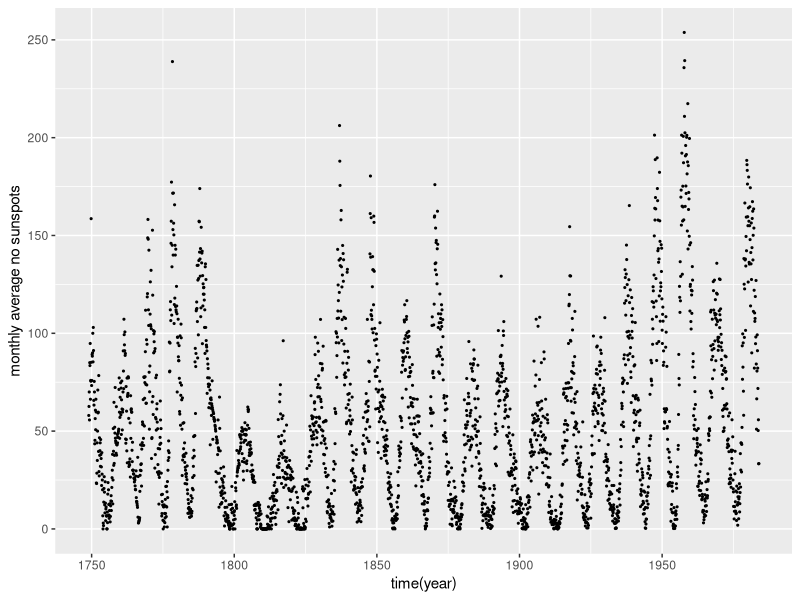
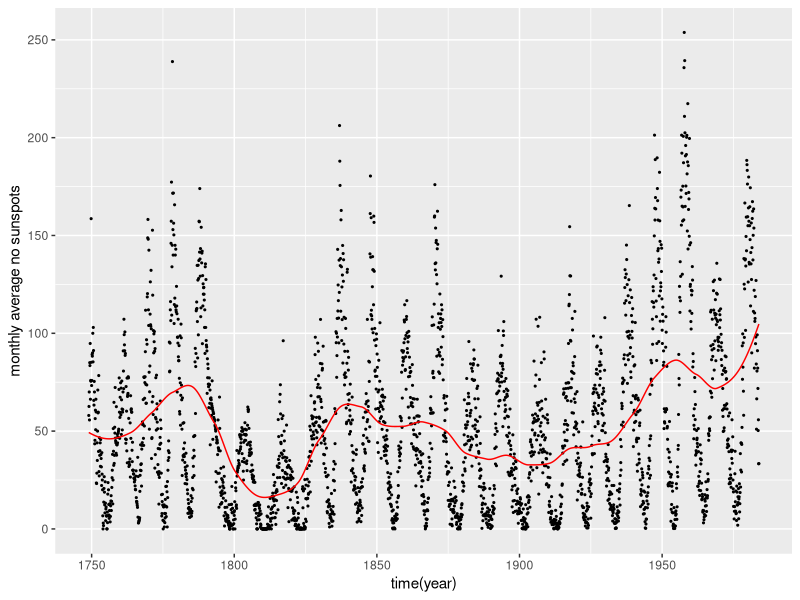
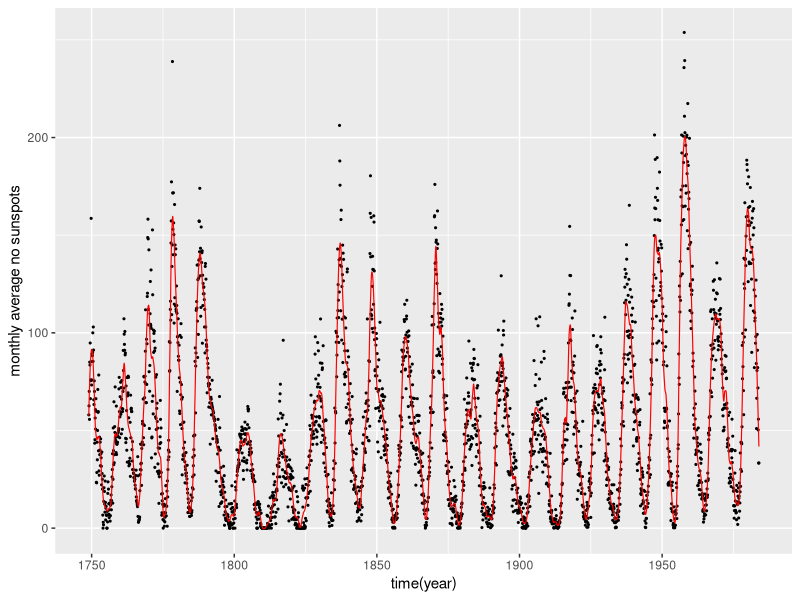
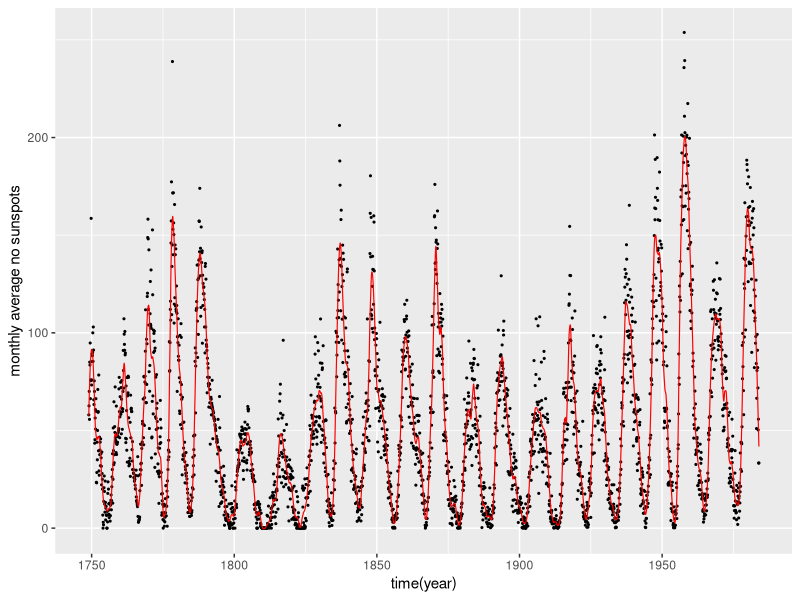

Generate these figures, in order, with R:
## ---- chunk 1
?sunspots # help(sunspots)와 동일한 기능을 한다
## ---- chunk 2
print(class(sunspots))
print(tsp(sunspots))
## ---- chunk 3
attributes(sunspots)
## ---- chunk 4
library(tidyverse)

xt = 1749 +((1:2820) - 1)/12
spots = sunspots

pp = ggplot() +
        geom_point(aes(xt, spots), size = 0.4)+
        xlab('time(year)')+
        ylab('monthly average no sunspots')
pp
## ---- chunk 5
result = loess(spots~xt, span = 0.2)
ppr = pp +
  geom_line(aes(xt, predict(result)), col = 'red')
ppr
## ---- chunk 6
result = loess(spots~xt, span = 36/2820)
ppr = pp +
  geom_line(aes(xt, predict(result)), col = "red", linewidth = 0.4)
ppr
## ---- chunk 7
ppr = pp +
  geom_line(aes(xt, predict(result)), col = "red", linewidth = 0.4)
ppr
